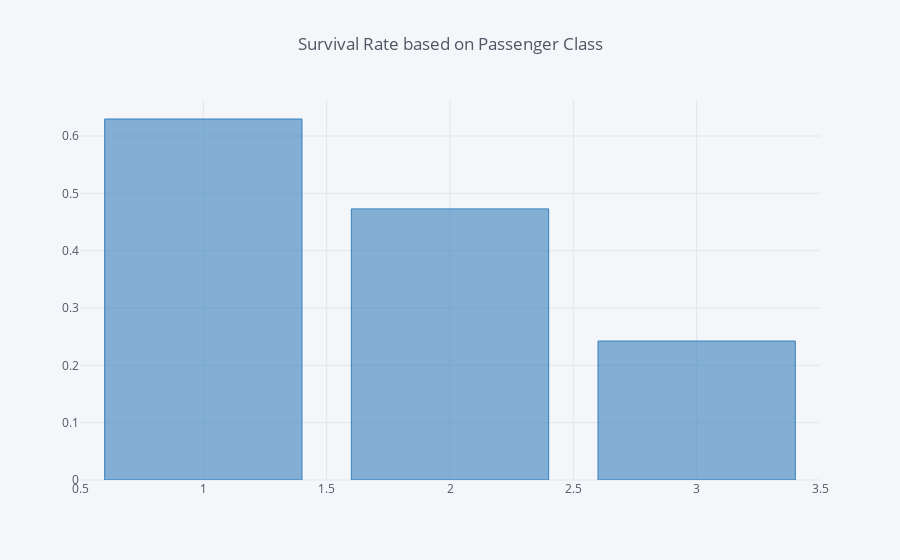

The cell this chart's notebook holds for it:
### Markdown cell above
The histogram above shows us that survival rate of children is more compared to adults. <br>
Few more observations:
* Infant (Age < 5) survival rate is more <br>
* Most of the passengers aged between 15 to 35 did not survived <br>
* Very few of the oldest passengers (Age=80) survived

### Code cell
train[['Pclass', 'Survived']].groupby('Pclass').mean().iplot(kind='bar', colors='blue', title='Survival Rate based on Passenger Class')

### Figure 1 — Plotly figure (JSON) as saved in the notebook; plotly's stock layout.template omitted (floating-point values rounded to 4 significant figures)
{"data": [{"marker": {"color": "rgba(55, 128, 191, 0.6)", "line": {"color": "rgba(55, 128, 191, 1.0)", "width": 1}}, "name": "Survived", "orientation": "v", "text": "", "type": "bar", "x": [1, 2, 3], "y": [0.6296, 0.4728, 0.2424]}], "layout": {"legend": {"bgcolor": "#F5F6F9", "font": {"color": "#4D5663"}}, "paper_bgcolor": "#F5F6F9", "plot_bgcolor": "#F5F6F9", "title": "Survival Rate based on Passenger Class", "titlefont": {"color": "#4D5663"}, "xaxis1": {"gridcolor": "#E1E5ED", "showgrid": true, "tickfont": {"color": "#4D5663"}, "title": "", "titlefont": {"color": "#4D5663"}, "zerolinecolor": "#E1E5ED"}, "yaxis1": {"gridcolor": "#E1E5ED", "showgrid": true, "tickfont": {"color": "#4D5663"}, "title": "", "titlefont": {"color": "#4D5663"}, "zerolinecolor": "#E1E5ED"}}}
